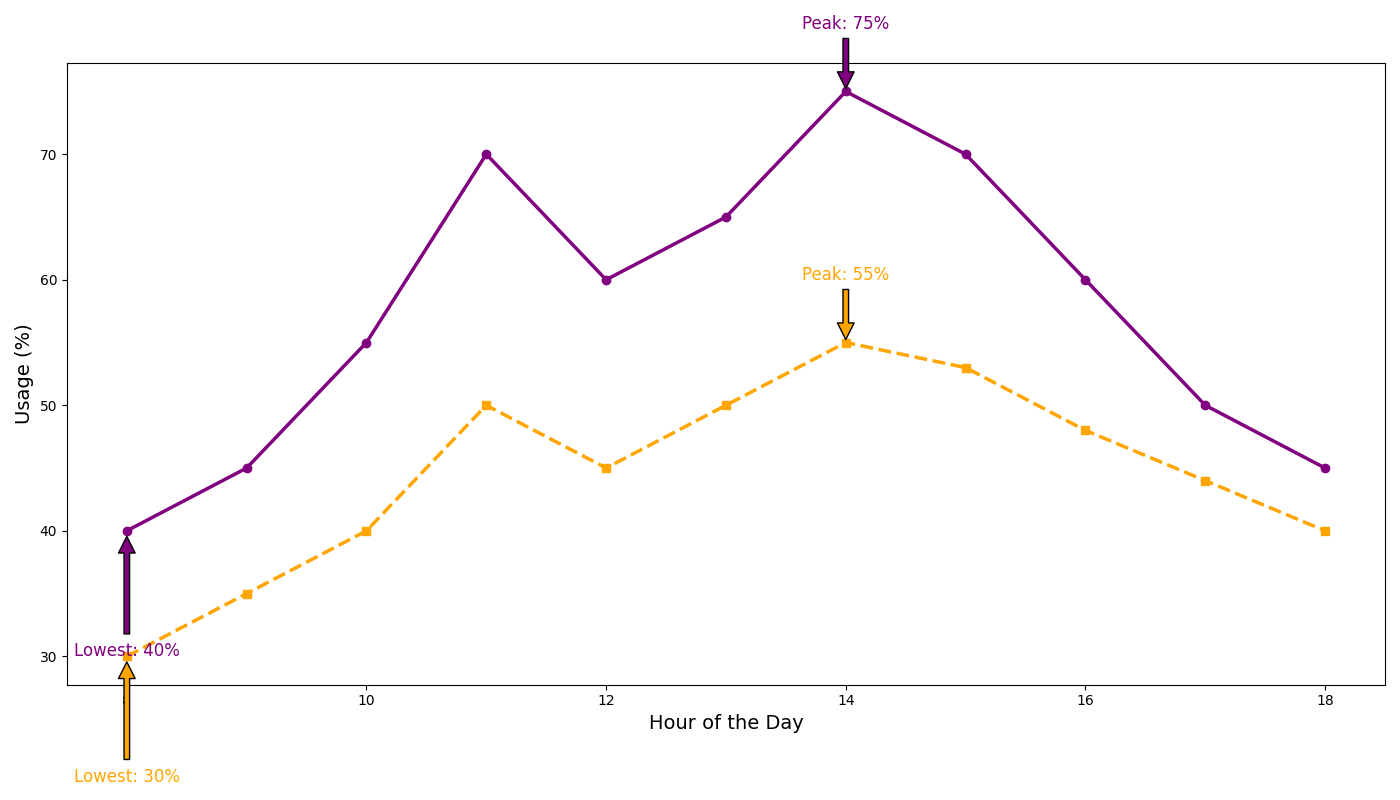

Recreate this plot in Python.
import matplotlib.pyplot as plt
import numpy as np

hours = np.array([8, 9, 10, 11, 12, 13, 14, 15, 16, 17, 18])
cpu_usage = np.array([40, 45, 55, 70, 60, 65, 75, 70, 60, 50, 45])
ram_usage = np.array([30, 35, 40, 50, 45, 50, 55, 53, 48, 44, 40])

fig, ax = plt.subplots(figsize=(14, 8))

ax.plot(hours, cpu_usage, color='purple', marker='o', linestyle='-', linewidth=2.5)
ax.plot(hours, ram_usage, color='orange', marker='s', linestyle='--', linewidth=2.5)

ax.set_xlabel("Hour of the Day", fontsize=14)
ax.set_ylabel("Usage (%)", fontsize=14)

for usage, color in zip([cpu_usage, ram_usage], ['purple', 'orange']):
    peak_hour = hours[np.argmax(usage)]
    peak_value = np.max(usage)
    ax.annotate(f'Peak: {peak_value}%', xy=(peak_hour, peak_value), xytext=(peak_hour, peak_value+5),
                arrowprops=dict(facecolor=color, shrink=0.05), fontsize=12, color=color, ha='center')

    low_hour = hours[np.argmin(usage)]
    low_value = np.min(usage)
    ax.annotate(f'Lowest: {low_value}%', xy=(low_hour, low_value), xytext=(low_hour, low_value-10),
                arrowprops=dict(facecolor=color, shrink=0.05), fontsize=12, color=color, ha='center')

plt.tight_layout()
plt.show()
